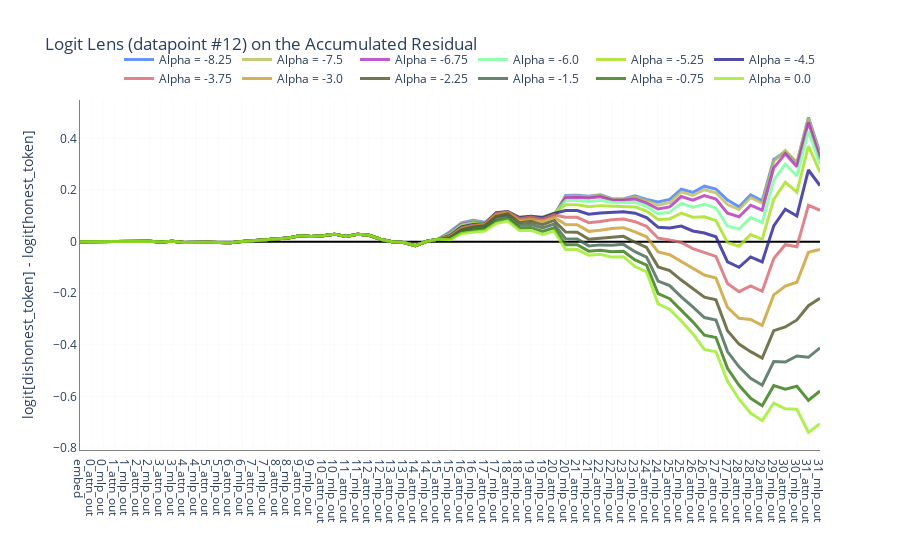

The notebook cell this image was saved under:
### Code cell
fig_acc = plot_lines_(
    [logit_lens_logit_diffs_accumulated.cpu().numpy() for logit_lens_logit_diffs_accumulated in logit_lens_logit_diffs_accumulated_list_t],
    xtick_labels=labels,
    title="Logit Lens (datapoint #12) on the Accumulated Residual",
    xaxis_label="",
    yaxis_label="logit[dishonest_token] - logit[honest_token]",
    names=['Alpha = {}'.format(alpha) for alpha in alphas],
)
fig_acc.show()
